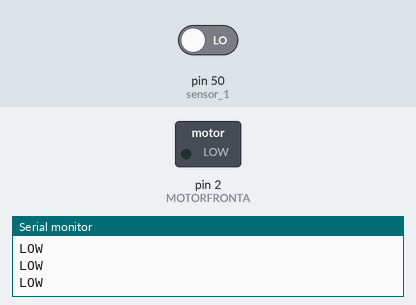
A sketch run on a simulated Arduino Mega 2560, built with avr-gcc and run on an emulated ATmega2560. Parts: switched loads named in the sketch (green lamp = pin HIGH), the last lines printed to the serial monitor. Inputs (shaded band) come from the test bench; at power-on: pin 50 (sensor_1) LOW.

Above: at 1.2 s.
1.3 s: pin 50 (sensor_1) driven HIGH
At 2.5 s:
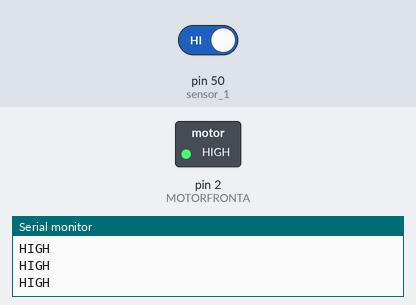
2.8 s: pin 50 (sensor_1) driven LOW
At 3.7 s:
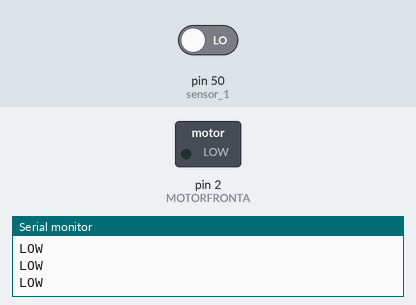
Timing chart, 0 to 5.8 s (numbered marks = the images above; inputs shaded):
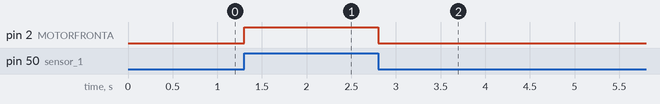

Measured:
- after the input at 1.3 s, pin 2 (MOTORFRONTA): LOW → HIGH at once
- after the input at 2.8 s, pin 2 (MOTORFRONTA): HIGH → LOW at once

The sketch:

test21_10.ino
```cpp
//Version 4
//Date: 10/10/15

#define MOTORFRONTA 2       //2
/*#define MOTORRIGHTA 4       //3
#define MOTORBACKA 6        //4
#define MOTORLEFTA 8        //1
#define MOTORFRONTB 3
#define MOTORRIGHTB 5
#define MOTORBACKB 7
#define MOTORLEFTB 9*/

const int sensor_1 = 50;
/*const int sensor_2 = 48;
const int sensor_3 = 46;
const int sensor_4 = 44;
const int sensor_5 = 42;
const int sensor_6 = 40;
const int sensor_7 = 38;
const int sensor_8 = 36;*/
int sensors[8],i,intensityr=150,intensityl=150,intensity=25,x,count,countl,countr,counts;


void setup() {

  Serial.begin(9600);
 pinMode(sensor_1, INPUT);
 /*pinMode(sensor_2, INPUT);
 pinMode(sensor_3, INPUT);
 pinMode(sensor_4, INPUT);
 pinMode(sensor_5, INPUT);
 pinMode(sensor_6, INPUT);
 pinMode(sensor_7, INPUT);*/
 pinMode(MOTORFRONTA, OUTPUT);
/* pinMode(MOTORRIGHTB, OUTPUT);
 pinMode(MOTORLEFTA, OUTPUT);
 pinMode(MOTORLEFTB, OUTPUT);
 pinMode(sensor_8, INPUT);*/

}

void loop() {
  sensors[0] = 0;
 /* sensors[1] = 0;
  sensors[2] = 0;
  sensors[3] = 0;
  sensors[4] = 0;
  sensors[5] = 0;
  sensors[6] = 0;
  sensors[7] = 0;*/

  sensors[0] = digitalRead(sensor_1);
  /*sensors[1] = digitalRead(sensor_2);
  sensors[2] = digitalRead(sensor_3);
  sensors[3] = digitalRead(sensor_4);
  sensors[4] = digitalRead(sensor_5);
  sensors[5] = digitalRead(sensor_6);
  sensors[6] = digitalRead(sensor_7);
  sensors[7] = digitalRead(sensor_8);*/
  /*for ( i = 0; i < 8;i++)
  {
    // sensors[i] = digitalRead(sensor_);
     sensors[i]=!sensors[i];
  }*/
   /*if((sensors[5]==1 || sensors[6]==1 || sensors[7]==1)&&(sensors[0]==0 && sensors[1]==0 && sensors[2]==0 && sensors[3]==0 && sensors[4]==0 ))
  {
    right();

  }
  else if((sensors[0]==1 || sensors[1]==1 || sensors[2]==1)&&(sensors[3]==0 && sensors[4]==0 && sensors[5]==0 && sensors[6]==0 && sensors[7]==0 ))
  {
    left();

   }
   else if ((sensors[3]==1||sensors[4]==1)&&(sensors[0]==0 && sensors[1]==0 && sensors[2]==0 && sensors[5]==0 && sensors[6]==0 && sensors[7]==0))
  {
    straight();

  }*/

  if(sensors[0]==1)
  {
    digitalWrite(MOTORFRONTA, HIGH);
  Serial.print("HIGH");
  }
  else
  {
    digitalWrite(MOTORFRONTA, LOW);
  Serial.print("LOW");
  }
   Serial.println("");
   delay(50);

}
/*
 void straight(){
    Serial.print("STRAIGHT");
    analogWrite(MOTORRIGHTA, intensityr);
    analogWrite(MOTORRIGHTB, 0);
    analogWrite(MOTORLEFTA, intensityl);
    analogWrite(MOTORLEFTB, 0);
  }

  void left(){
    Serial.print("LEFT");
    /*analogWrite(MOTORRIGHTA, 50);
    analogWrite(MOTORRIGHTB, 0);
    analogWrite(MOTORLEFTA, 50);
    analogWrite(MOTORLEFTB, 0);
    delay(intensity0);
    analogWrite(MOTORRIGHTA, intensity);
    analogWrite(MOTORRIGHTB, 0);
    analogWrite(MOTORLEFTA, intensity);
    analogWrite(MOTORLEFTB, 0);
    analogWrite(MOTORFRONTB, intensity);
    analogWrite(MOTORFRONTA, 0);
    analogWrite(MOTORBACKA, intensity);
    analogWrite(MOTORFRONTB, 0);

  }

  void right(){
    Serial.print("RIGHT");
    /*analogWrite(MOTORRIGHTA, 50);
    analogWrite(MOTORRIGHTB, 0);
    analogWrite(MOTORLEFTA, 50);
    analogWrite(MOTORLEFTB, 0);
    delay(intensity0);
    analogWrite(MOTORRIGHTA, intensity);
    analogWrite(MOTORRIGHTB, 0);
    analogWrite(MOTORLEFTA, intensity);
    analogWrite(MOTORLEFTB, 0);
    analogWrite(MOTORFRONTB, intensity);
    analogWrite(MOTORFRONTA, 0);
    analogWrite(MOTORBACKB, intensity);
    analogWrite(MOTORBACKA, 0);
  }
    void rotate(){
      Serial.print("ROTATE");
      analogWrite(MOTORRIGHTA, intensity);
    analogWrite(MOTORRIGHTB, 0);
    analogWrite(MOTORLEFTA, 0);
    analogWrite(MOTORLEFTB, intensity);
    }
    void stopp()
    {
      analogWrite(MOTORRIGHTA, 0);
    analogWrite(MOTORRIGHTB, 0);
    analogWrite(MOTORLEFTA, 0);
    analogWrite(MOTORLEFTB, 0);
    }
    */
```
